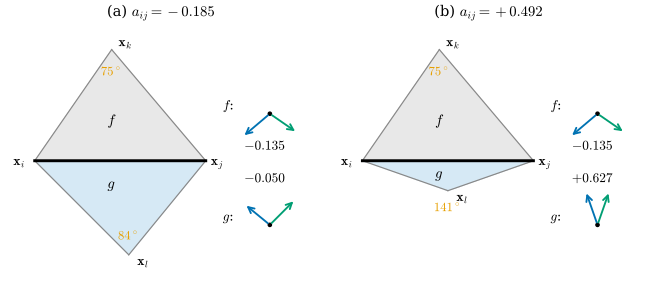

Recreate this plot in Python.
"""Figure 42.3.1: the stiffness entry of an edge collects one term from each adjacent triangle (Section 42.3,
Lemma 42.3.2, Theorem 42.3.4).

Shared edge x_i = (0, 0), x_j = (2, 0); upper triangle f = (i, j, k) with x_k = (0.9, 1.3) in both panels; lower
triangle g = (j, i, l) with (a) x_l = (1.1, -1.1) and (b) x_l = (1.0, -0.35) (an obtuse angle at x_l).
The gradients of the hat functions phi_i (blue) and phi_j (green) on f and on g are drawn to the right of the mesh, from a
common point for each face, scaled so that the longer arrow of the face has length 0.42 (directions are exact). Their area-weighted inner product A <grad phi_i, grad phi_j> = -(1/2) cot(opposite angle) is printed in the
triangle; the stiffness entry a_ij is the sum and equals -L_ij = -(cot alpha + cot beta)/2.
Self-check: the per-face values from dgdec.barycentric_gradients match -(1/2) cot theta, and a_ij = -L_ij with
L = dgmesh.cotan_laplacian of the two-triangle mesh.

Run from the project root:
``PYTHONPATH=tools python3 chapters/42-laplace-beltrami/figures/fig-42-3-1-edge-stencil.py``
"""

import dgdec as dd
import dgmesh as dm

import dgfig  # noqa: E402

dgfig.setup()

import matplotlib.pyplot as plt  # noqa: E402
import numpy as np  # noqa: E402

col = dgfig.COLORS
xi, xj, xk = np.array([0.0, 0, 0]), np.array([2.0, 0, 0]), np.array([0.9, 1.3, 0])
cases = {"a": np.array([1.1, -1.1, 0]), "b": np.array([1.0, -0.35, 0])}


def angle_at(p, q, r):
    a, b = q - p, r - p
    return np.arccos(a @ b / np.linalg.norm(a) / np.linalg.norm(b))


fig, axes = plt.subplots(1, 2, figsize=(6.8, 3.0))
for ax, (key, xl) in zip(axes, cases.items()):
    V = np.array([xi, xj, xk, xl])
    F = np.array([[0, 1, 2], [1, 0, 3]])
    L = dm.cotan_laplacian(V, F)
    vals = []
    for tri, opp in ((F[0], 2), (F[1], 3)):
        P = V[tri]
        G = dd.barycentric_gradients(P)
        A = 0.5 * np.linalg.norm(np.cross(P[1] - P[0], P[2] - P[0]))
        gi, gj = G[list(tri).index(0)], G[list(tri).index(1)]
        val = A * gi @ gj
        theta = angle_at(V[opp], xi, xj)
        assert abs(val + 0.5 / np.tan(theta)) < 1e-12
        vals.append((val, theta, P.mean(0), gi, gj))
    aij = vals[0][0] + vals[1][0]
    assert abs(aij + L[0, 1]) < 1e-12
    print(key, "angles", [round(float(np.degrees(v[1])), 1) for v in vals], "contributions",
          [round(float(v[0]), 4) for v in vals], "a_ij", round(float(aij), 4), "L_ij", round(float(L[0, 1]), 4))
    for tri, fc in ((F[0], "#E8E8E8"), (F[1], "#D6E9F5")):
        ax.fill(*V[tri][:, :2].T, color=fc, zorder=0)
    for a_, b_ in ((0, 2), (1, 2), (0, 3), (1, 3)):
        ax.plot(*V[[a_, b_]][:, :2].T, color="#888888", lw=0.9)
    ax.plot(*V[[0, 1]][:, :2].T, color=col["main"], lw=2.2)
    for (val, theta, c, gi, gj), opp, face in zip(vals, (2, 3), ("f", "g")):
        sc = 0.42 / max(np.linalg.norm(gi), np.linalg.norm(gj))       # same scale for the two arrows of a face
        anchor = np.array([2.75, 0.55 if opp == 2 else -0.75])
        ax.plot(*anchor, "o", color=col["main"], ms=2.5)
        for g, cc in ((gi, col["tangent"]), (gj, col["third"])):
            ax.annotate("", xy=anchor + sc * g[:2], xytext=anchor, arrowprops=dict(arrowstyle="->", color=cc, lw=1.4))
        ax.text(anchor[0] - 0.55, anchor[1] + 0.05, rf"${face}$:", fontsize=10)
        ax.text(anchor[0] - 0.3, anchor[1] - (0.42 if opp == 2 else -0.5), rf"${val:+.3f}$", fontsize=10)
        ty = V[opp, 1] - 0.3 if opp == 2 else (V[opp, 1] + 0.18 if key == "a" else V[opp, 1] - 0.24)
        ax.text(V[opp, 0], ty, rf"${np.degrees(theta):.0f}^\circ$", ha="center", fontsize=9.5, color=col["accent"])
    ax.text(0.85, 0.42, r"$f$", fontsize=11)
    ax.text(0.85, -0.32 if key == "a" else -0.2, r"$g$", fontsize=11)
    for p, lab, off in ((xi, r"$\mathbf{x}_i$", (-0.25, -0.05)), (xj, r"$\mathbf{x}_j$", (0.06, -0.05)),
                        (xk, r"$\mathbf{x}_k$", (0.08, 0.04)), (xl, r"$\mathbf{x}_l$", (0.1, -0.12))):
        ax.text(p[0] + off[0], p[1] + off[1], lab, fontsize=10)
    ax.set_title(rf"({key}) $a_{{ij}} = {aij:+.3f}$", fontsize=11)
    ax.set_aspect("equal")
    ax.set_xlim(-0.35, 3.3)
    ax.set_ylim(-1.35, 1.6)
    ax.set_axis_off()
fig.subplots_adjust(left=0.01, right=0.99, top=0.9, bottom=0.02, wspace=0.05)
dgfig.save(fig, __file__)
